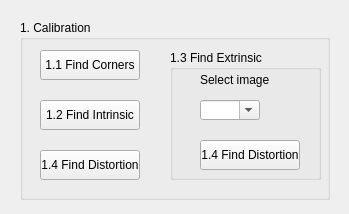
<?xml version="1.0" encoding="UTF-8"?>
<ui version="4.0">
 <class>Form</class>
 <widget class="QWidget" name="Form">
  <property name="geometry">
   <rect>
    <x>0</x>
    <y>0</y>
    <width>349</width>
    <height>214</height>
   </rect>
  </property>
  <property name="windowTitle">
   <string>Form</string>
  </property>
  <widget class="QGroupBox" name="groupBox">
   <property name="geometry">
    <rect>
     <x>20</x>
     <y>20</y>
     <width>310</width>
     <height>180</height>
    </rect>
   </property>
   <property name="title">
    <string>1. Calibration</string>
   </property>
   <widget class="QPushButton" name="pushButton_3">
    <property name="geometry">
     <rect>
      <x>20</x>
      <y>130</y>
      <width>100</width>
      <height>30</height>
     </rect>
    </property>
    <property name="text">
     <string>1.4 Find Distortion</string>
    </property>
   </widget>
   <widget class="QPushButton" name="pushButton_2">
    <property name="geometry">
     <rect>
      <x>20</x>
      <y>80</y>
      <width>100</width>
      <height>30</height>
     </rect>
    </property>
    <property name="text">
     <string>1.2 Find Intrinsic</string>
    </property>
   </widget>
   <widget class="QPushButton" name="pushButton">
    <property name="geometry">
     <rect>
      <x>20</x>
      <y>30</y>
      <width>100</width>
      <height>30</height>
     </rect>
    </property>
    <property name="text">
     <string>1.1 Find Corners</string>
    </property>
   </widget>
   <widget class="QGroupBox" name="groupBox_2">
    <property name="geometry">
     <rect>
      <x>150</x>
      <y>30</y>
      <width>151</width>
      <height>130</height>
     </rect>
    </property>
    <property name="title">
     <string>1.3 Find Extrinsic</string>
    </property>
    <widget class="QLabel" name="label_3">
     <property name="geometry">
      <rect>
       <x>30</x>
       <y>20</y>
       <width>111</width>
       <height>20</height>
      </rect>
     </property>
     <property name="sizePolicy">
      <sizepolicy hsizetype="Preferred" vsizetype="Preferred">
       <horstretch>10</horstretch>
       <verstretch>10</verstretch>
      </sizepolicy>
     </property>
     <property name="minimumSize">
      <size>
       <width>10</width>
       <height>10</height>
      </size>
     </property>
     <property name="sizeIncrement">
      <size>
       <width>10</width>
       <height>10</height>
      </size>
     </property>
     <property name="baseSize">
      <size>
       <width>10</width>
       <height>10</height>
      </size>
     </property>
     <property name="text">
      <string>&lt;html&gt;&lt;head/&gt;&lt;body&gt;&lt;p&gt;Select image&lt;/p&gt;&lt;/body&gt;&lt;/html&gt;</string>
     </property>
    </widget>
    <widget class="QComboBox" name="comboBox">
     <property name="geometry">
      <rect>
       <x>30</x>
       <y>50</y>
       <width>60</width>
       <height>20</height>
      </rect>
     </property>
     <property name="editable">
      <bool>true</bool>
     </property>
     <property name="currentIndex">
      <number>-1</number>
     </property>
     <property name="maxVisibleItems">
      <number>15</number>
     </property>
     <property name="sizeAdjustPolicy">
      <enum>QComboBox::AdjustToMinimumContentsLengthWithIcon</enum>
     </property>
     <item>
      <property name="text">
       <string>1</string>
      </property>
     </item>
     <item>
      <property name="text">
       <string>2</string>
      </property>
     </item>
     <item>
      <property name="text">
       <string>3</string>
      </property>
     </item>
     <item>
      <property name="text">
       <string>4</string>
      </property>
     </item>
     <item>
      <property name="text">
       <string>5</string>
      </property>
     </item>
     <item>
      <property name="text">
       <string>6</string>
      </property>
     </item>
     <item>
      <property name="text">
       <string>7</string>
      </property>
     </item>
     <item>
      <property name="text">
       <string>8</string>
      </property>
     </item>
     <item>
      <property name="text">
       <string>9</string>
      </property>
     </item>
     <item>
      <property name="text">
       <string>10</string>
      </property>
     </item>
     <item>
      <property name="text">
       <string>11</string>
      </property>
     </item>
     <item>
      <property name="text">
       <string>12</string>
      </property>
     </item>
     <item>
      <property name="text">
       <string>13</string>
      </property>
     </item>
     <item>
      <property name="text">
       <string>14</string>
      </property>
     </item>
     <item>
      <property name="text">
       <string>15</string>
      </property>
     </item>
    </widget>
    <widget class="QPushButton" name="pushButton_4">
     <property name="geometry">
      <rect>
       <x>30</x>
       <y>90</y>
       <width>100</width>
       <height>30</height>
      </rect>
     </property>
     <property name="text">
      <string>1.4 Find Distortion</string>
     </property>
    </widget>
   </widget>
  </widget>
 </widget>
 <resources/>
 <connections/>
</ui>
